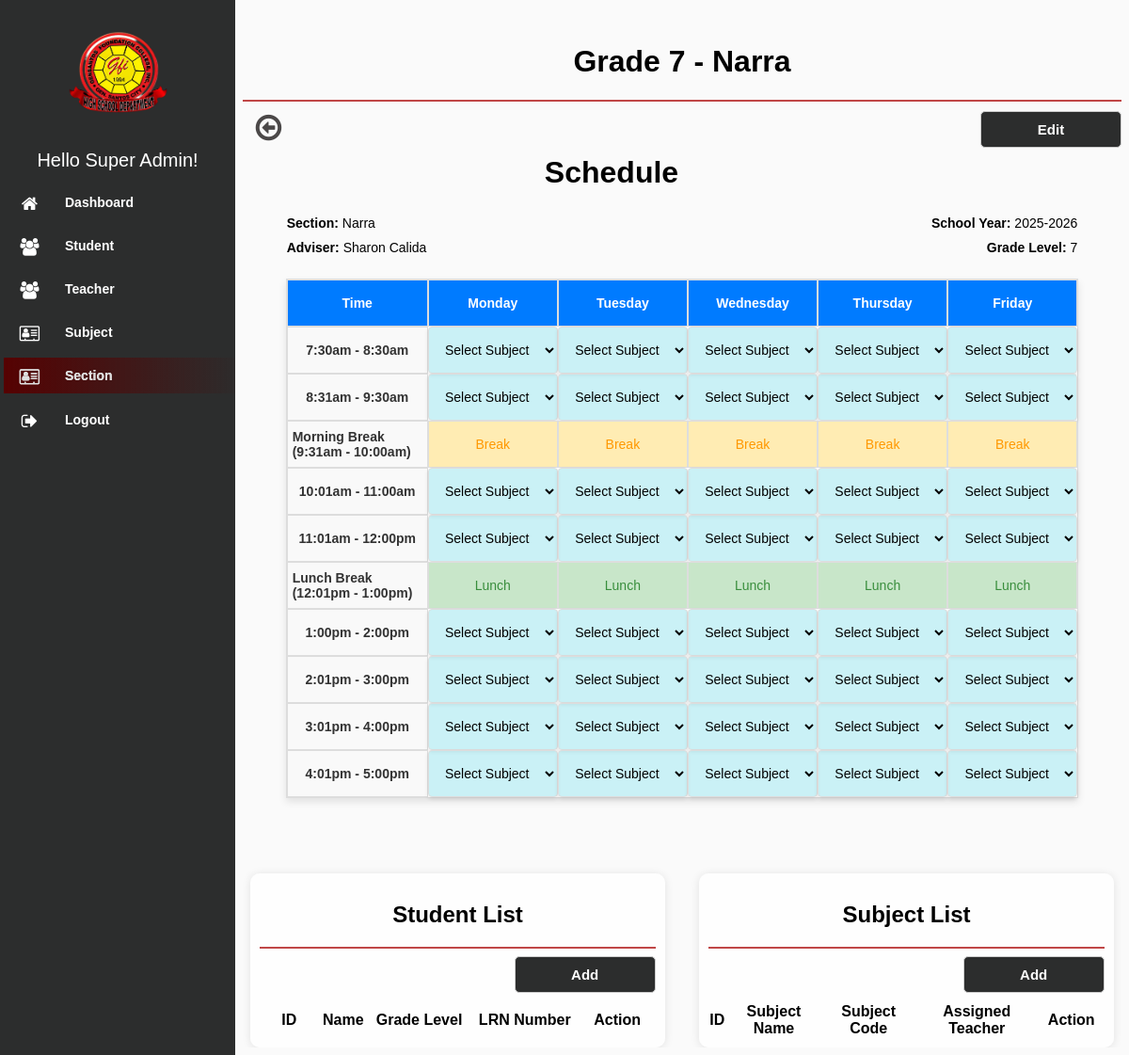
The app's page /modules/section/schedule.php?section=2&grade=7&sy=2025-2026&quarter=1 (signed in), older data.
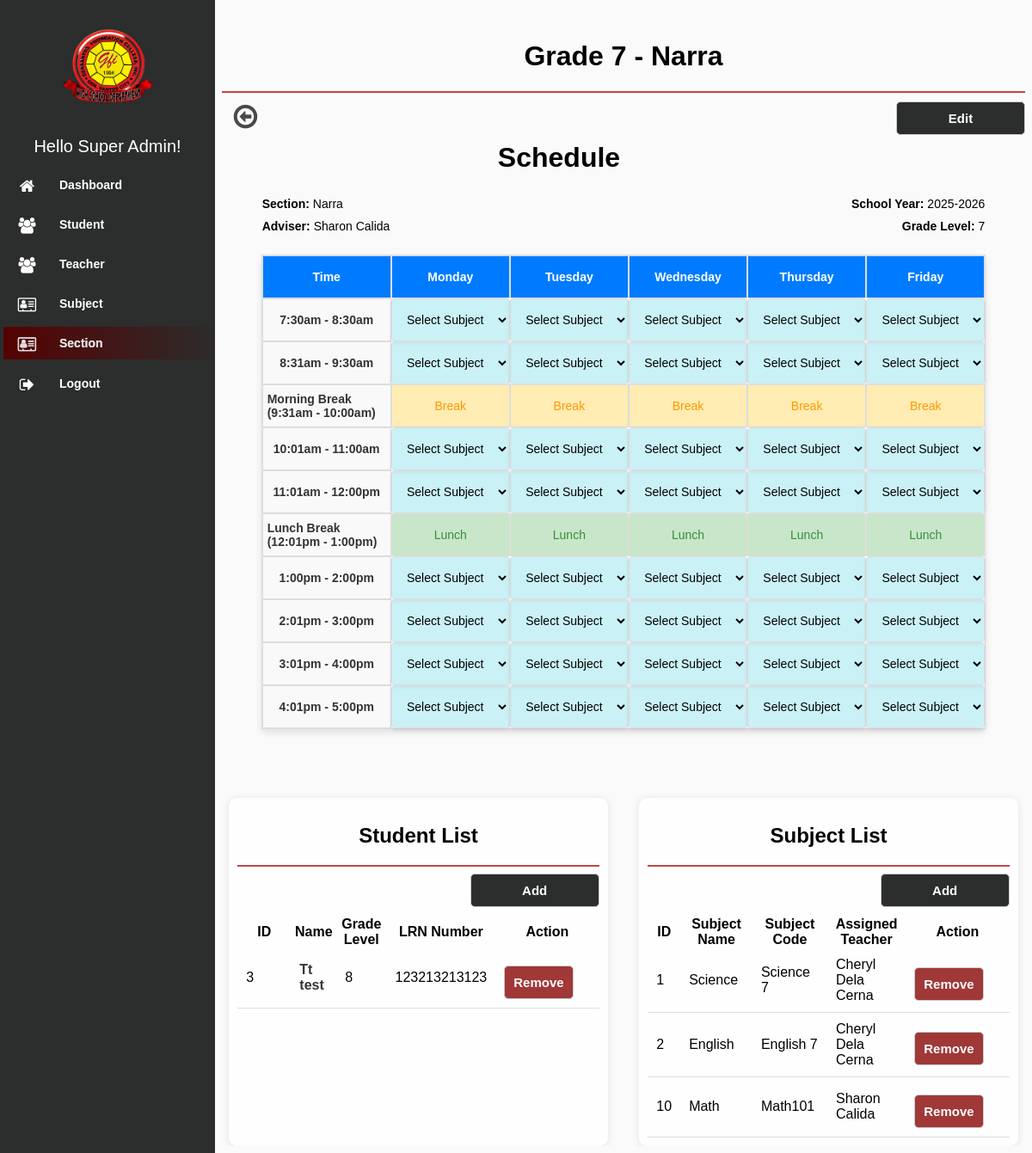
The same page, newer data.
### tables this page shows
CREATE TABLE `student` (
  `id` int(11) NOT NULL,
  `first_name` varchar(100) NOT NULL,
  `middle_name` varchar(100) DEFAULT NULL,
  `last_name` varchar(100) NOT NULL,
  `suffix` varchar(20) DEFAULT NULL,
  `gender` enum('Male','Female') NOT NULL,
  `age` int(11) NOT NULL,
  `address` varchar(255) NOT NULL,
  `contact_number` varchar(20) NOT NULL,
  `birthdate` date NOT NULL,
  `birthplace` varchar(255) NOT NULL,
  `nationality` varchar(100) NOT NULL,
  `religion` varchar(100) NOT NULL,
  `father_name` varchar(100) DEFAULT NULL,
  `father_occupation` varchar(100) DEFAULT NULL,
  `father_contact` varchar(20) DEFAULT NULL,
  `mother_name` varchar(100) DEFAULT NULL,
  `mother_occupation` varchar(100) DEFAULT NULL,
  `mother_contact` varchar(20) DEFAULT NULL,
  `guardian_name` varchar(100) DEFAULT NULL,
  `guardian_contact` varchar(20) DEFAULT NULL,
  `elementary_name` varchar(255) DEFAULT NULL,
  `elementary_address` varchar(255) DEFAULT NULL,
  `elementary_year` varchar(4) DEFAULT NULL,
  `email` varchar(255) NOT NULL,
  `grade_level` varchar(50) NOT NULL,
  `lrn_number` varchar(50) NOT NULL,
  `section` varchar(100) NOT NULL,
  `grade7_section` varchar(100) DEFAULT NULL,
  `grade8_section` varchar(100) DEFAULT NULL,
  `grade9_section` varchar(100) DEFAULT NULL,
  `grade10_section` varchar(100) DEFAULT NULL,
  `transferee` varchar(100) NOT NULL,
  `username` varchar(255) NOT NULL,
  `password` varchar(255) NOT NULL,
  `del_status` varchar(100) NOT NULL
);

CREATE TABLE `subject` (
  `id` int(11) NOT NULL,
  `code` varchar(100) NOT NULL,
  `grade_level` varchar(100) NOT NULL,
  `name` varchar(100) NOT NULL,
  `details` varchar(100) NOT NULL,
  `teacher_id` varchar(100) NOT NULL,
  `del_status` varchar(100) NOT NULL
);

### modules/section/schedule.php (the view, shortened to what the changed rows need)
<!DOCTYPE html>
<html lang="en">
<?php
$page = 'Section';
include "../../db_conn.php";
$section = $_GET['section'];
$sy = $_GET['sy'];
$grade = $_GET['grade'];
  $quarter = $_GET['quarter'];
$squery = mysqli_query($conn, "
                    SELECT s.*, CONCAT(t.first_name, ' ', t.last_name) AS teacher_name
                    FROM section s
                    LEFT JOIN teacher t ON s.teacher_id = t.id
                    WHERE s.del_status != 'deleted' AND s.id = '$section'
                    ;
                ");
while ($row = mysqli_fetch_array($squery)) {
    $section_name = $row['name'];
    $grade = $row['grade_level'];
}
?>
<head>
    <link rel="stylesheet" type="text/css" href="../../assets/css/font-awesome-4.7.0/css/menu.css">
    <link rel="stylesheet" type="text/css" href="../../assets/css/font-awesome-4.7.0/css/style.css">
    <link rel="stylesheet" type="text/css" href="../../assets/css/font-awesome-4.7.0/css/font-awesome.min.css">
    <link rel="stylesheet" href="../../assets/css/jquery.dataTables.min.css">
</head>
<body>
<div class="content">
<div class="header">
                <h1><?php if ($page) {echo 'Grade '.$grade. ' - ' .$section_name;} ?></h1>
</div>
<div class="header2">
    <h1>Schedule</h1>
</div>
<div class="scheduler">
    <div class="header1">Time</div>
    <div class="header1">Monday</div>
    <div class="header1">Tuesday</div>
    <div class="header1">Wednesday</div>
    <div class="header1">Thursday</div>
    <div class="header1">Friday</div>
<?php
$schedule = [];
$time_slots = [
    "7:30am - 8:30am",
    "8:31am - 9:30am",
    "Morning Break (9:31am - 10:00am)",
    "10:01am - 11:00am",
    "11:01am - 12:00pm",
    "Lunch Break (12:01pm - 1:00pm)",
    "1:00pm - 2:00pm",
    "2:01pm - 3:00pm",
    "3:01pm - 4:00pm",
    "4:01pm - 5:00pm"
];
$days = ["Monday", "Tuesday", "Wednesday", "Thursday", "Friday"];
foreach ($time_slots as $time_slot) {
    if (strpos($time_slot, "Lunch") !== false) {
        echo '<div class="time-slot non-selectable">' . htmlspecialchars($time_slot) . '</div>';
        foreach ($days as $day) {
            echo '<div class="lunch">Lunch</div>';
        }
        continue;
    }
    if (strpos($time_slot, "Break") !== false) {
        echo '<div class="time-slot non-selectable">' . htmlspecialchars($time_slot) . '</div>';
        foreach ($days as $day) {
            echo '<div class="break">Break</div>';
        }
        continue;
    }
    echo '<div class="time-slot">' . htmlspecialchars($time_slot) . '</div>';
    foreach ($days as $day) {
        $current_subject = isset($schedule[$day][$time_slot]) ? $schedule[$day][$time_slot] : '';
        echo '<select name="schedule[' . htmlspecialchars($day) . '][' . htmlspecialchars($time_slot) . ']" class="subject" onchange="updateSched(this)">';
        echo '<option hidden value="' . htmlspecialchars($current_subject) . '">' . ($current_subject ?: 'Select Subject') . '</option>';
        echo '</select>';
    }
}
?>
</div>
<div class="container">
        <div class="table_wrap2">
        <div class="header">
            <h2>Student List</h2>
            <?php
                include_once "../../includes/add_student.php";
            ?>
        </div>
            <table id="student" class="data list">
            <thead>
                    <th style="width: 60px;">ID</th>
                    <th>Name</th>
                    <th>Grade Level</th>
                    <th>LRN Number</th>
                    <th>Action</th>
                </thead>
                <?php
                $squery = mysqli_query($conn, "
              SELECT s.*, CONCAT(s.first_name, ' ', s.last_name) AS student_name, t.id AS section_student_id,t.section,t.quarter
              FROM student s
              INNER JOIN section_student t ON s.id = t.student
              WHERE t.quarter = '$quarter' AND t.section = '$section' AND t.school_year = '$sy'
              ORDER BY s.id ASC;
            ");
                while ($row = mysqli_fetch_array($squery)) {
                ?>
                <tr class="table-row">
                    <td><?php echo $row['id']; ?></td>
                    <td>
                        <div class="profile">
                        <span class="name"><?php echo $row['first_name'] . " " . $row['last_name']; ?></span>
                        </div>
                    </td>
                    <td><?php echo $row['grade_level']; ?></td>
                    <td><?php echo $row['lrn_number']; ?></td>
                    <td>
                        <a style=" padding: 10px;
  margin-right: 20px;
  border: 1px solid #cccccc;
  background-color: #a03838;
  border-radius: 5px;
  font-size: 15px;
  font-weight: bold;
  font-family: Arial, Helvetica, sans-serif;
  color: #ffffff;
  cursor: pointer;
  text-decoration: none;" href="remove_student.php?id=<?php echo $row['section_student_id']; ?>">
                        Remove
                        </a>
                    </td>
                </tr>
                <?php }?>
            </table>
        </div>
        <div class="table_wrap2">
        <div class="header">
            <h2>Subject List</h2>
            <?php
                include_once "../../includes/add_subject.php";
            ?>
        </div>
            <table id="subject" class="data list">
                <thead>
                <th>ID</th>
                    <th>Subject Name</th>
                    <th>Subject Code</th>
                    <th>Assigned Teacher</th>
                    <th>Action</th>
                </thead>
                <?php
                $squery = mysqli_query($conn, "
                 SELECT s.*, t.id AS section_subject_id, t.section, t.quarter, CONCAT(te.first_name, ' ', te.last_name) AS teacher_name
                 FROM subject s
                 INNER JOIN section_subject t ON s.id = t.subject
                 INNER JOIN teacher te ON s.teacher_id = te.id
                 WHERE t.quarter = '$quarter' AND t.section = '$section' AND t.school_year = '$sy'
                 ORDER BY s.id ASC;
                ");
                while ($row = mysqli_fetch_array($squery)) {
                ?>
                <tr class="table-row">
                <td><?php echo $row['id'] ?></td>
                    <td><?php echo $row['name'] ?></td>
                    <td><?php echo $row['code'] ?></td>
                    <td><?php echo $row['teacher_name'] ?></td>
                    <td>
                        <a style=" padding: 10px;
  margin-right: 20px;
  border: 1px solid #cccccc;
  background-color: #a03838;
  border-radius: 5px;
  font-size: 15px;
  font-weight: bold;
  font-family: Arial, Helvetica, sans-serif;
  color: #ffffff;
  cursor: pointer;
  text-decoration: none;" href="remove_subject.php?id=<?php echo $row['section_subject_id']; ?>">
                        Remove
                        </a>
                    </td>
                </tr>
                <?php } ?>
            </table>
        </div>
</div>
</div>
</body>
</html>

Row changes from the older to the newer data that the page shows:
now on this page (row edited): student: id "3", first_name "Tt", last_name "test", grade_level "8", lrn_number "123213213123"
now on this page (row unchanged): subject: id "1", name "Science", code "Science 7", teacher_name "Cheryl Dela Cerna"
now on this page (row unchanged): subject: id "2", name "English", code "English 7", teacher_name "Cheryl Dela Cerna"
now on this page (row edited): subject: id "10", name "Math", code "Math101", teacher_name "Sharon Calida"
